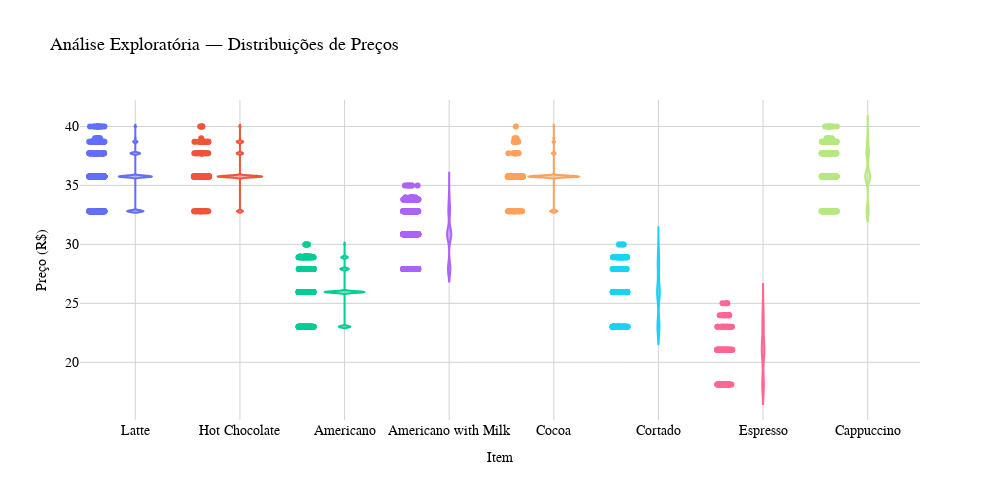

The notebook cell this image was saved under:
### Code cell
figure2 = px.violin(
    database_vendas, x = "item",  y = "price", color = "item", box = False, points = "all",
    labels = {"price": "Preço (R$)", "item": "Item"},
    title = "Análise Exploratória — Distribuições de Preços", width = 1000, height = 500
)

figure2.update_layout(
    title_font_size = 18, font = dict(size = 14, family = "Arial", color = "black"),
    plot_bgcolor = "white", paper_bgcolor = "white",
    showlegend = False,
    xaxis = dict(showgrid = True, gridcolor = "lightgrey", zeroline = False, title_font_size = 14),
    yaxis = dict(showgrid = True, gridcolor = "lightgrey", zeroline = False, title_font_size = 14)
)

# figure2.show()

### Figure 1 — Plotly figure (JSON) as saved in the notebook; plotly's stock layout.template omitted (floating-point values rounded to 4 significant figures; data arrays with more than 128 entries replaced by an {"elided": "..."} marker saying what was removed)
{"data": [{"alignmentgroup": "True", "box": {"visible": false}, "hovertemplate": "Item=%{x}<br>Preço (R$)=%{y}<extra></extra>", "legendgroup": "Latte", "marker": {"color": "#636efa"}, "name": "Latte", "offsetgroup": "Latte", "orientation": "v", "points": "all", "scalegroup": "True", "showlegend": true, "type": "violin", "x": {"elided": "782 str values"}, "x0": " ", "xaxis": "x", "y": {"elided": "782 float values"}, "y0": " ", "yaxis": "y"}, {"alignmentgroup": "True", "box": {"visible": false}, "hovertemplate": "Item=%{x}<br>Preço (R$)=%{y}<extra></extra>", "legendgroup": "Hot Chocolate", "marker": {"color": "#EF553B"}, "name": "Hot Chocolate", "offsetgroup": "Hot Chocolate", "orientation": "v", "points": "all", "scalegroup": "True", "showlegend": true, "type": "violin", "x": {"elided": "282 str values"}, "x0": " ", "xaxis": "x", "y": {"elided": "282 float values"}, "y0": " ", "yaxis": "y"}, {"alignmentgroup": "True", "box": {"visible": false}, "hovertemplate": "Item=%{x}<br>Preço (R$)=%{y}<extra></extra>", "legendgroup": "Americano", "marker": {"color": "#00cc96"}, "name": "Americano", "offsetgroup": "Americano", "orientation": "v", "points": "all", "scalegroup": "True", "showlegend": true, "type": "violin", "x": {"elided": "578 str values"}, "x0": " ", "xaxis": "x", "y": {"elided": "578 float values"}, "y0": " ", "yaxis": "y"}, {"alignmentgroup": "True", "box": {"visible": false}, "hovertemplate": "Item=%{x}<br>Preço (R$)=%{y}<extra></extra>", "legendgroup": "Americano with Milk", "marker": {"color": "#ab63fa"}, "name": "Americano with Milk", "offsetgroup": "Americano with Milk", "orientation": "v", "points": "all", "scalegroup": "True", "showlegend": true, "type": "violin", "x": {"elided": "824 str values"}, "x0": " ", "xaxis": "x", "y": {"elided": "824 float values"}, "y0": " ", "yaxis": "y"}, {"alignmentgroup": "True", "box": {"visible": false}, "hovertemplate": "Item=%{x}<br>Preço (R$)=%{y}<extra></extra>", "legendgroup": "Cocoa", "marker": {"color": "#FFA15A"}, "name": "Cocoa", "offsetgroup": "Cocoa", "orientation": "v", "points": "all", "scalegroup": "True", "showlegend": true, "type": "violin", "x": {"elided": "243 str values"}, "x0": " ", "xaxis": "x", "y": {"elided": "243 float values"}, "y0": " ", "yaxis": "y"}, {"alignmentgroup": "True", "box": {"visible": false}, "hovertemplate": "Item=%{x}<br>Preço (R$)=%{y}<extra></extra>", "legendgroup": "Cortado", "marker": {"color": "#19d3f3"}, "name": "Cortado", "offsetgroup": "Cortado", "orientation": "v", "points": "all", "scalegroup": "True", "showlegend": true, "type": "violin", "x": {"elided": "292 str values"}, "x0": " ", "xaxis": "x", "y": {"elided": "292 float values"}, "y0": " ", "yaxis": "y"}, {"alignmentgroup": "True", "box": {"visible": false}, "hovertemplate": "Item=%{x}<br>Preço (R$)=%{y}<extra></extra>", "legendgroup": "Espresso", "marker": {"color": "#FF6692"}, "name": "Espresso", "offsetgroup": "Espresso", "orientation": "v", "points": "all", "scalegroup": "True", "showlegend": true, "type": "violin", "x": {"elided": "134 str values"}, "x0": " ", "xaxis": "x", "y": {"elided": "134 float values"}, "y0": " ", "yaxis": "y"}, {"alignmentgroup": "True", "box": {"visible": false}, "hovertemplate": "Item=%{x}<br>Preço (R$)=%{y}<extra></extra>", "legendgroup": "Cappuccino", "marker": {"color": "#B6E880"}, "name": "Cappuccino", "offsetgroup": "Cappuccino", "orientation": "v", "points": "all", "scalegroup": "True", "showlegend": true, "type": "violin", "x": {"elided": "501 str values"}, "x0": " ", "xaxis": "x", "y": {"elided": "501 float values"}, "y0": " ", "yaxis": "y"}], "layout": {"font": {"color": "black", "family": "Arial", "size": 14}, "height": 500, "legend": {"title": {"text": "Item"}, "tracegroupgap": 0}, "paper_bgcolor": "white", "plot_bgcolor": "white", "showlegend": false, "title": {"font": {"size": 18}, "text": "Análise Exploratória — Distribuições de Preços"}, "violinmode": "overlay", "width": 1000, "xaxis": {"anchor": "y", "categoryarray": ["Latte", "Hot Chocolate", "Americano", "Americano with Milk", "Cocoa", "Cortado", "Espresso", "Cappuccino"], "categoryorder": "array", "domain": [0, 1], "gridcolor": "lightgrey", "showgrid": true, "title": {"font": {"size": 14}, "text": "Item"}, "zeroline": false}, "yaxis": {"anchor": "x", "domain": [0, 1], "gridcolor": "lightgrey", "showgrid": true, "title": {"font": {"size": 14}, "text": "Preço (R$)"}, "zeroline": false}}}
